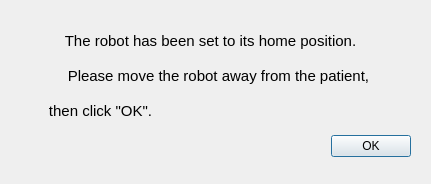
<?xml version="1.0" encoding="UTF-8"?>
<ui version="4.0">
 <class>Dialog</class>
 <widget class="QDialog" name="Dialog">
  <property name="geometry">
   <rect>
    <x>0</x>
    <y>0</y>
    <width>431</width>
    <height>184</height>
   </rect>
  </property>
  <property name="windowTitle">
   <string>FUE Stopped</string>
  </property>
  <property name="windowIcon">
   <iconset>
    <normaloff>hairstyle.png</normaloff>hairstyle.png</iconset>
  </property>
  <widget class="QDialogButtonBox" name="buttonBox">
   <property name="geometry">
    <rect>
     <x>70</x>
     <y>130</y>
     <width>341</width>
     <height>32</height>
    </rect>
   </property>
   <property name="orientation">
    <enum>Qt::Horizontal</enum>
   </property>
   <property name="standardButtons">
    <set>QDialogButtonBox::Ok</set>
   </property>
  </widget>
  <widget class="QLabel" name="label">
   <property name="geometry">
    <rect>
     <x>20</x>
     <y>-10</y>
     <width>381</width>
     <height>101</height>
    </rect>
   </property>
   <property name="font">
    <font>
     <family>Segoe UI</family>
     <pointsize>11</pointsize>
    </font>
   </property>
   <property name="text">
    <string>The robot has been set to its home position.</string>
   </property>
   <property name="alignment">
    <set>Qt::AlignCenter</set>
   </property>
  </widget>
  <widget class="QLabel" name="label_2">
   <property name="geometry">
    <rect>
     <x>30</x>
     <y>20</y>
     <width>381</width>
     <height>111</height>
    </rect>
   </property>
   <property name="font">
    <font>
     <family>Segoe UI</family>
     <pointsize>11</pointsize>
    </font>
   </property>
   <property name="text">
    <string>Please move the robot away from the patient, </string>
   </property>
   <property name="alignment">
    <set>Qt::AlignCenter</set>
   </property>
  </widget>
  <widget class="QLabel" name="label_3">
   <property name="geometry">
    <rect>
     <x>30</x>
     <y>90</y>
     <width>141</width>
     <height>41</height>
    </rect>
   </property>
   <property name="font">
    <font>
     <family>Segoe UI</family>
     <pointsize>11</pointsize>
    </font>
   </property>
   <property name="text">
    <string>then click &quot;OK&quot;.</string>
   </property>
   <property name="alignment">
    <set>Qt::AlignCenter</set>
   </property>
  </widget>
 </widget>
 <resources/>
 <connections>
  <connection>
   <sender>buttonBox</sender>
   <signal>accepted()</signal>
   <receiver>Dialog</receiver>
   <slot>accept()</slot>
   <hints>
    <hint type="sourcelabel">
     <x>248</x>
     <y>254</y>
    </hint>
    <hint type="destinationlabel">
     <x>157</x>
     <y>274</y>
    </hint>
   </hints>
  </connection>
  <connection>
   <sender>buttonBox</sender>
   <signal>rejected()</signal>
   <receiver>Dialog</receiver>
   <slot>reject()</slot>
   <hints>
    <hint type="sourcelabel">
     <x>316</x>
     <y>260</y>
    </hint>
    <hint type="destinationlabel">
     <x>286</x>
     <y>274</y>
    </hint>
   </hints>
  </connection>
 </connections>
</ui>
